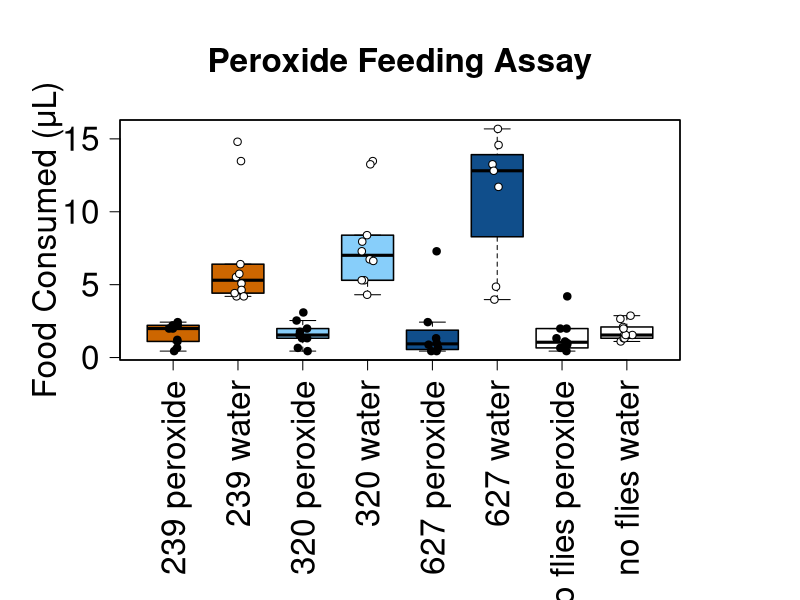
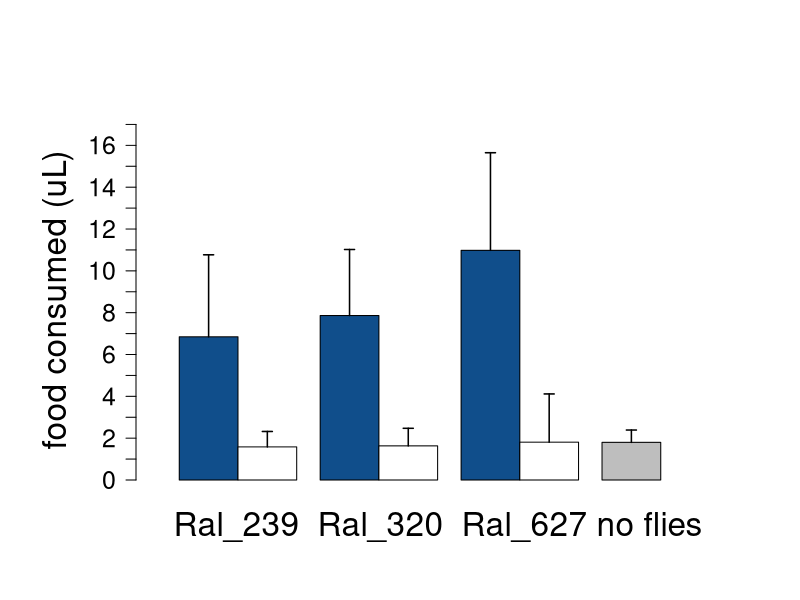

Write the R code that produced these figures, in order.
mycol <- c("#8B8378", "#EE9A00") 
mycol2 <- c(mycol,"#483D8B")
mycol4 = c("#EEC900", "#CD6600", "#87CEFA", "#104E8B")
mycol3 <- mycol4

setwd("/Users/ben/Google Drive/Documents/Peroxide/Elises.Feeding.Experiments")
list.files()

perfeed2 <- read.csv('peroxide.feeding.assay.csv', header=T, stringsAsFactors=T)
names(perfeed2)
perfeed2$linefood <- paste(perfeed2$line, perfeed2$food, sep=".")
names(perfeed2) <- c("vial", "line", "food",  "height.consumed", "alive", "linefood")
perfeed2$volume.consumed = perfeed2$height.consumed * 0.441786467
head(perfeed2)
str(perfeed2)
ifelse(is.na(perfeed2$line), 'no flies', perfeed2$line) -> perfeed2$line
as.factor(paste(perfeed2$line, perfeed2$food)) -> perfeed2$linefood
par(mar=c(12,6,6,6))
par(mfrow=c(1,1))

plot(perfeed2$volume.consumed ~ as.factor(perfeed2$linefood), main= "Peroxide Feeding Assay", ylab='Food Consumed (μL)', xlab=NULL, cex.main=2, cex.lab= 2, cex.axis=2, outline=F, las=2, col= c(mycol4[c(2,2,3,3,4,4)],0,0), boxlwd = 1.5)

box(lwd=1.5)

stripchart(perfeed2$volume.consumed ~ perfeed2$linefood,vertical = T, add= T, method = 'jitter', cex=1, pch=c(19, 21), bg='white')


levels(perfeed2$linefood)

wilcox.test(perfeed2$volume.consumed[perfeed2$linefood == '239 peroxide'], perfeed2$volume.consumed[perfeed2$linefood == '239 water'])
wilcox.test(perfeed2$volume.consumed[perfeed2$linefood == '320 peroxide'], perfeed2$volume.consumed[perfeed2$linefood == '320 water'])
wilcox.test(perfeed2$volume.consumed[perfeed2$linefood == '627 peroxide'], perfeed2$volume.consumed[perfeed2$linefood == '627 water'])
wilcox.test(perfeed2$volume.consumed[perfeed2$linefood == '239 peroxide'], perfeed2$volume.consumed[perfeed2$linefood == 'no flies peroxide'])

head(perfeed2)
table(perfeed2$linefood)

feed3 <- aggregate(perfeed2$volume.consumed,
                   by = list(perfeed2$linefood),
                   FUN = function(x) c(mean = mean(x), sd = sd(x)))

data.frame(feed3$x) -> feed3
feed3
feed3[c(2,1,4,3,6,5,8,7), ] -> feed4
feed4

max(feed4$mean) + max(feed4$sd) -> tippytop

par(mar=c(6,8,6,6))
plot <- barplot(height = feed4$mean[1:7], col=c(mycol4[4], 0, mycol4[4], 0, mycol4[4], 0, 'grey'), lwd=1, las=1, space=c(0.4,0,0.4,0), border=T, ylim = c(0, 1.1*tippytop), ann=F, axes=F)
axis(2,at=seq(0,1.1*tippytop,1), line=1.2, cex.axis=1.5, las=2)
arrows(plot, feed4$mean[1:7], y1 = feed4$mean[1:7] + feed4$sd[1:7], lwd = 1.5, angle=90, code=2, length=0.05)

title(ylab = "food consumed (uL)", line=4.5, cex.lab=2)
title(xlab = "    Ral_239  Ral_320  Ral_627 no flies", cex.lab=2, line=2)

